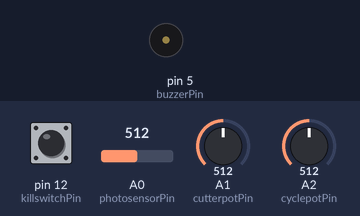
A sketch run on a simulated Arduino Uno, built with avr-gcc and run on an emulated ATmega328P. On the bench: buzzer (waves = sounding). The test bench sets the inputs (shaded band); at power-on: pin 12 (killswitchPin) HIGH, A0 (photosensorPin) = 512, A1 (cutterpotPin) = 512, A2 (cyclepotPin) = 512.

Above: at 1.2 s.
1.3 s: pin 12 (killswitchPin) pulled LOW for 0.15 s
At 1.44 s:
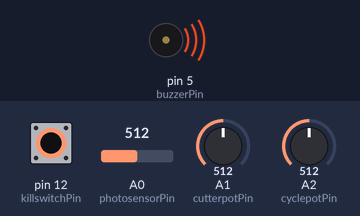
3.0 s: pin 12 (killswitchPin) pulled LOW for 3.2 s
At 7.7 s:
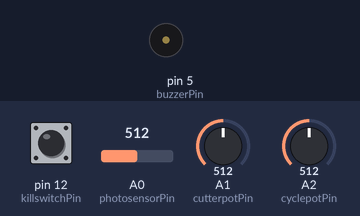
Timing chart, 0 to 9.2 s (numbered marks = the images above; inputs shaded):
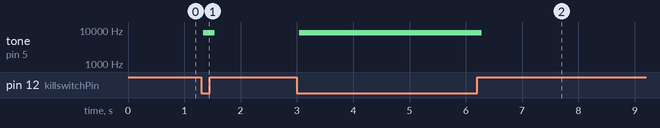

The sketch:

Theremin.ino
```cpp
// (licence header left out)
const int photosensorPin = A0;
const int cutterpotPin = A1;
const int cyclepotPin = A2;
const int buzzerPin = 5;
const int killswitchPin = 12;

int val = 0;
int cut = 0;
int cycle = 0;
int kill = 0;

void setup() {
  pinMode(buzzerPin, OUTPUT);
  pinMode(killswitchPin, INPUT);
}

void loop() {
  digitalWrite(buzzerPin, LOW);
  val = analogRead(photosensorPin);
  cut = analogRead(cutterpotPin);
  cycle = analogRead(cyclepotPin);

  kill = digitalRead(killswitchPin);

  val = val / map(cut, 0, 1023, 15, 2);
  cycle = map(cycle, 0, 1023, 1, 1000);

 if (!kill) {
    for(int i=0; i < cycle; i++ ) {
      digitalWrite(buzzerPin, HIGH);
      delayMicroseconds(val);
      digitalWrite(buzzerPin, LOW);
      delayMicroseconds(val);
    }
  }
}
```

Measured:
- after the input at 1.3 s, tone on pin 5 (buzzerPin): silent → 8252 Hz at once, → silent 0.20 s later
- after the input at 3.0 s, tone on pin 5 (buzzerPin): silent → 8252 Hz at once, → silent 3.2 s later
